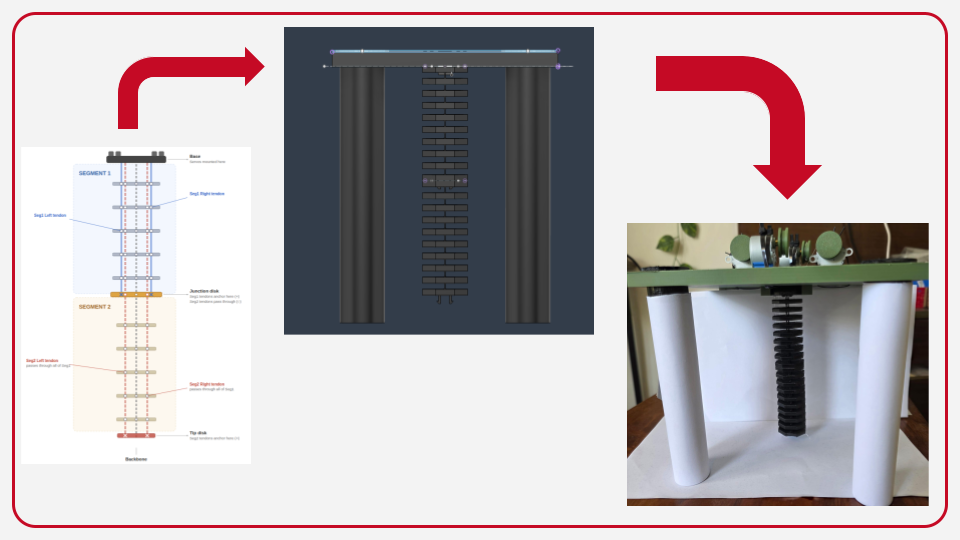
#> input picture assets/robotics.png, 960 x 540 px
$ python -i data_collect.py   (imports and definitions only)
#> lines starting #> are read from the running program, lines starting #| are printed output that depends on the picture
#> further down, picture is the input picture: shape (540, 960, 3); mean B, G, R 186.8, 184, 190.1
import cv2
import csv
import json
import math
import os
import random
import time
from collections import deque
from datetime import datetime

import numpy as np
import serial

PORT = "/dev/cu.usbserial-0001"
BAUD = 115200
SERIAL_TIMEOUT = 0.05
ACK_TIMEOUT = 3.0

RIGHT_MOTORS = [0, 2]
LEFT_MOTORS = [1, 3]

SPOOL_IN_SIGN = [1, -1, -1, -1]

SPOOL_MIN = [10204, 2947, 22355, 15083]
SPOOL_MAX = [100000, 100000, 100000, 100000]

INITIAL_SPOOL_POS = [10388, 4940, 26926, 15458]

PULL_GAIN = [1.0, 1.0, 1.0, 1.0]
RELEASE_GAIN = [0.40, 0.40, 0.40, 0.40]
DIR_CHANGE_COMP = [15, 15, 15, 15]

TARGET_VALID_SAMPLES = 2500
MAX_TOTAL_ACTIONS = 12000

RANDOM_SEED = 42
STATE_FILE = "tdcr_motor_state.json"

SMALL = 40
MED = 80
LARGE = 120
XLARGE = 160

RESET_RELEASE_1 = 120
RESET_RELEASE_2 = 60

SETTLE_TIME_SEC = 0.40
RANDOM_EXTRA_SETTLE = 0.10
RESET_SETTLE_SEC = 0.80

TRIM_STEP_OPTIONS = [12, 20, 28]

CAMERA_INDEX = 0
FRAME_WIDTH = 1280
FRAME_HEIGHT = 720
FPS = 30

USE_CALIBRATION = True
CAMERA_MATRIX = np.array([
    [1000.0, 0.0, 640.0],
    [0.0, 1000.0, 360.0],
    [0.0, 0.0, 1.0]
], dtype=np.float32)
DIST_COEFFS = np.array([0.0, 0.0, 0.0, 0.0, 0.0], dtype=np.float32)

FLIP_HORIZONTAL = False
FLIP_VERTICAL = False
ROTATE_180 = True

USE_MANUAL_ROI_SELECTION = True
ROI_X = 200
ROI_Y = 100
ROI_W = 800
ROI_H = 500

INNER_TOP_IGNORE = 45
INNER_BOTTOM_IGNORE = 15
INNER_LEFT_IGNORE = 10
INNER_RIGHT_IGNORE = 10

DARK_PERCENTILE = 2.0
DARK_MARGIN = 12
BLUR_KERNEL = 5
OPEN_KERNEL = 3
CLOSE_KERNEL = 7
VERTICAL_CONNECT_KERNEL_W = 3
VERTICAL_CONNECT_KERNEL_H = 17

MIN_COMPONENT_AREA = 120
MAX_COMPONENT_AREA = 100000

MIN_SEGMENT_WIDTH = 5
MAX_SEGMENT_WIDTH = 120
MAX_X_JUMP_PER_ROW = 45
MAX_MISSED_ROWS = 35
MIN_PATH_POINTS = 20
SMOOTHING_WINDOW = 6
NUM_CENTERLINE_POINTS = 20

USE_CONTOUR_TIP_REFINEMENT = True
MAX_TIP_CORRECTION_DIST = 60.0
USE_TIP_TAPER = True
TIP_TAPER_POINTS = 3

OUTPUT_DIR = "tdcr_combined_dataset_sweeps"
OVERLAY_DIR = os.path.join(OUTPUT_DIR, "overlays")
MASK_DIR = os.path.join(OUTPUT_DIR, "masks")
CSV_PATH = os.path.join(OUTPUT_DIR, "combined_log.csv")

SAVE_DEBUG_OVERLAY = True
SAVE_DEBUG_MASK = False
SHOW_WINDOWS = True
SHOW_DEBUG_WINDOWS = False

# [4 lines left out: function ensure_dirs, not called in this run]

def get_timestamp_strings():
    now = datetime.now()
    return now.isoformat(), now.strftime("%Y%m%d_%H%M%S_%f")

# [53 lines left out: functions clamp_spool_state, connect_serial, wait_for_done, load_state, save_state, not called in this run]

class TDCRController:
    # [5 lines left out: function __init__, not called in this run]

    def semantic_to_raw_delta(self, motor_index, semantic_delta):
        return int(semantic_delta * SPOOL_IN_SIGN[motor_index])

    def pull_room(self, motor_index):
        return SPOOL_MAX[motor_index] - self.spool_pos[motor_index]

    def release_room(self, motor_index):
        return self.spool_pos[motor_index] - SPOOL_MIN[motor_index]

    # [115 lines left out: functions status_string, compensate, apply_semantic_move, bend_right, bend_left, bend_right_max and 1 more, not called in this run]

    def release_all(self, amount):
        semantic = [-amount, -amount, -amount, -amount]
        return self.apply_semantic_move(semantic)

    # [9 lines left out: functions trim_motor_pull, trim_motor_release, not called in this run]

class MotionScheduler:
    def __init__(self):
        self.queue = deque()
        self.pattern_index = 0

    def enqueue_reset(self):
        self.queue.append(("reset_release", RESET_RELEASE_1, {}))
        self.queue.append(("reset_release", RESET_RELEASE_2, {}))

    def enqueue_left_sweep(self):
        for a in [SMALL, MED, LARGE, MED, SMALL]:
            self.queue.append(("bend_left", a, {}))

    def enqueue_right_sweep(self):
        for a in [SMALL, MED, LARGE, MED, SMALL]:
            self.queue.append(("bend_right", a, {}))

    # [101 lines left out: functions enqueue_trim_block, enqueue_extreme_pair, refill, next_action, maybe_undistort, apply_view_transforms and 3 more, not called in this run]

def preprocess_darkest_mask(frame_bgr):
    gray = cv2.cvtColor(frame_bgr, cv2.COLOR_BGR2GRAY)
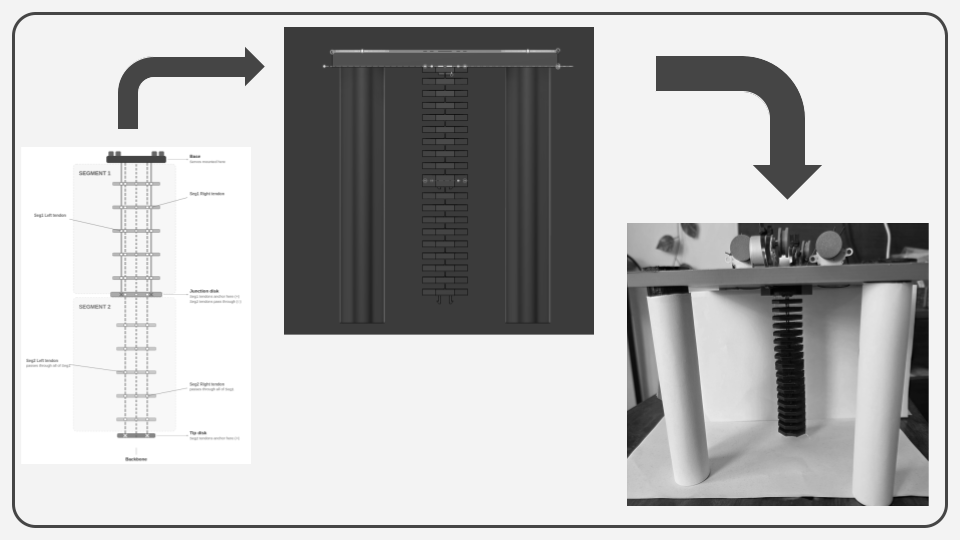
#> gray: shape (540, 960); min 1, max 255, mean 186.1
    gray = cv2.GaussianBlur(gray, (BLUR_KERNEL, BLUR_KERNEL), 0)
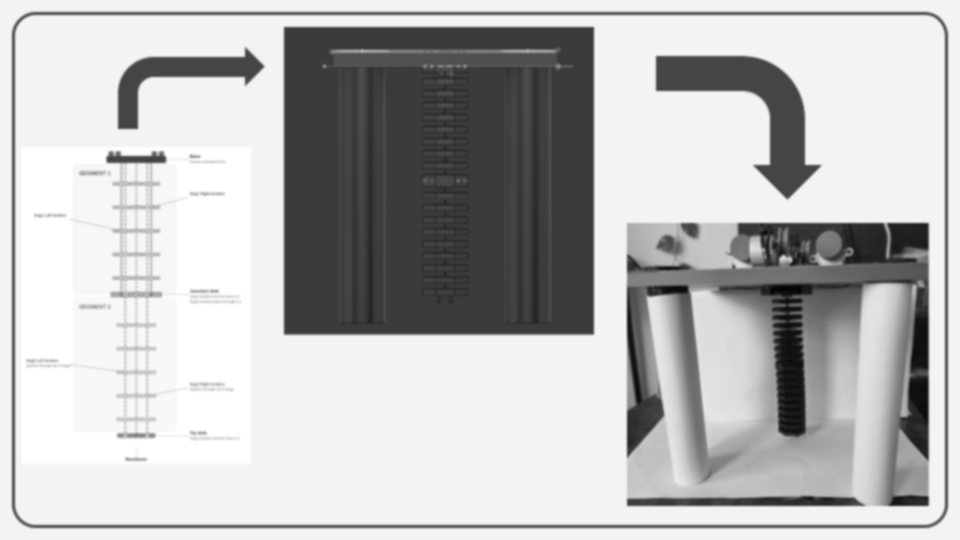
#> gray: shape (540, 960); min 4, max 255, mean 186.1

    dark_level = np.percentile(gray, DARK_PERCENTILE)
#> dark_level = 45
    threshold_value = min(255, dark_level + DARK_MARGIN)
#> threshold_value = 57

    mask = np.zeros_like(gray, dtype=np.uint8)
    mask[gray <= threshold_value] = 255

    open_kernel = cv2.getStructuringElement(cv2.MORPH_ELLIPSE, (OPEN_KERNEL, OPEN_KERNEL))
    close_kernel = cv2.getStructuringElement(cv2.MORPH_ELLIPSE, (CLOSE_KERNEL, CLOSE_KERNEL))

    mask = cv2.morphologyEx(mask, cv2.MORPH_OPEN, open_kernel)
    mask = cv2.morphologyEx(mask, cv2.MORPH_CLOSE, close_kernel)

    vertical_kernel = cv2.getStructuringElement(
        cv2.MORPH_RECT, (VERTICAL_CONNECT_KERNEL_W, VERTICAL_CONNECT_KERNEL_H)
    )
    mask_connected = cv2.morphologyEx(mask, cv2.MORPH_CLOSE, vertical_kernel)

    mask_connected = cv2.erode(mask_connected, np.ones((3, 3), np.uint8), iterations=1)
    mask_connected = cv2.dilate(mask_connected, np.ones((3, 3), np.uint8), iterations=1)

    return gray, mask, mask_connected

# [661 lines left out: functions keep_darkest_center_component, get_row_segments, choose_start_segment, extract_centerline_tracking, smooth_centerline, find_tip_from_contour and 9 more, not called in this run]

# [2 lines not run here, left out]

>>> import cv2
>>> picture = cv2.imread('../assets/robotics.png')
>>> result = preprocess_darkest_mask(picture)
